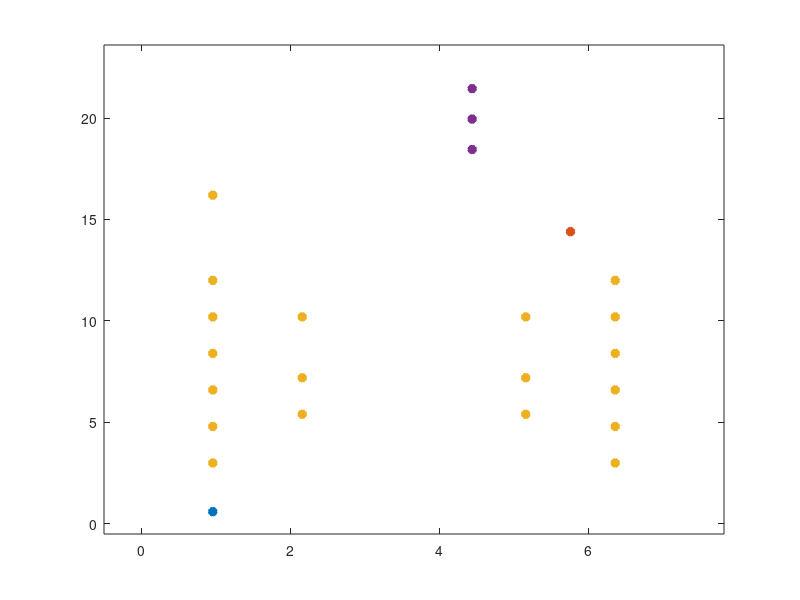
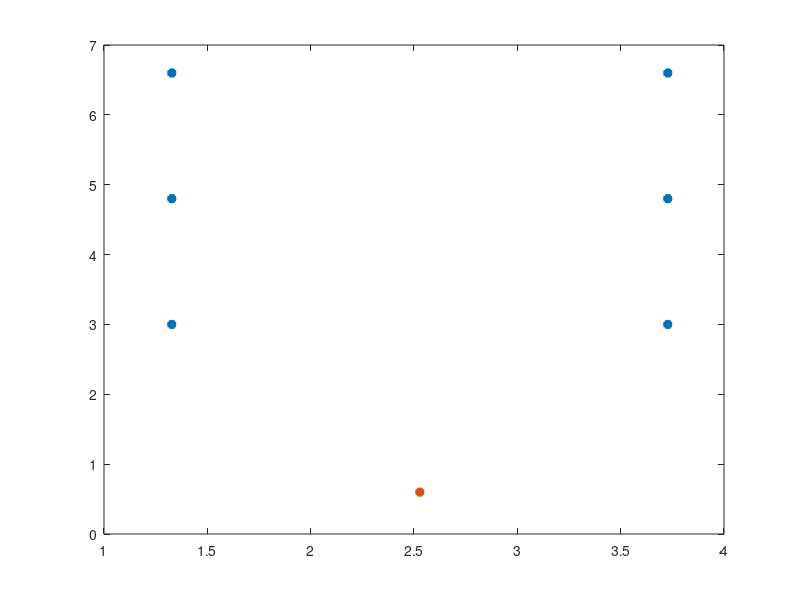
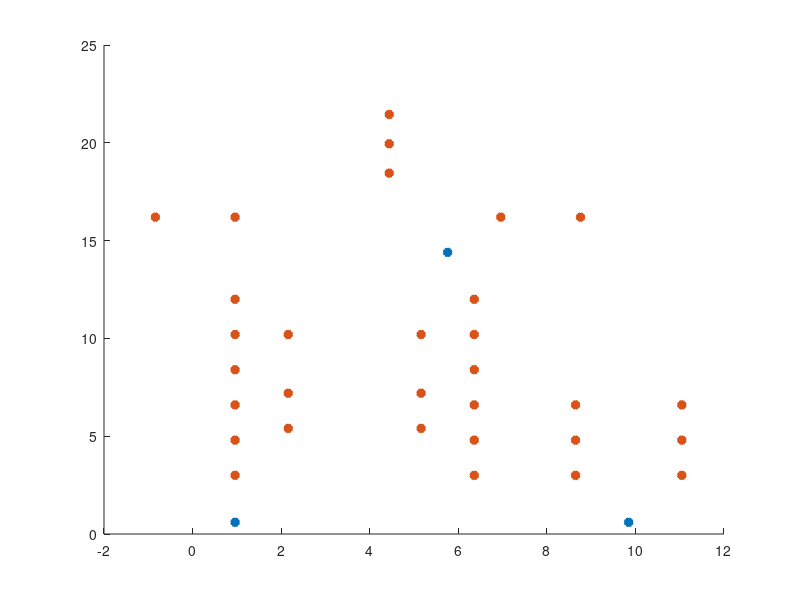

The MATLAB script that drew these images, in order: (Note: this script raises an error after producing the figures.)
close all
clc
clear

mkdir ("../../mat_files/")
mkdir ("../../mat_files/imdea_map")

%% Open area 2E


offset_x_izq_2E_open = 0.36;
offset_x_drch_2E_open = 0.36;

limit_x_2E_open = offset_x_izq_2E_open + 11 * 0.6 + offset_x_drch_2E_open;
limit_y_2E_open = 30 * 0.6;

RX_x_2E_open_1 = [1]*0.6 + offset_x_izq_2E_open;
RX_y_2E_open_1 = [1]*0.6;

RX_x_2E_open_2 = [9]*0.6 + offset_x_izq_2E_open;
RX_y_2E_open_2 = [24]*0.6;

points_y_2E_open = repmat(5:3:21,2,1);
points_x_2E_open = ones(size(points_y_2E_open)).*[1,10].';

points_y_2E_open = points_y_2E_open(:);
points_x_2E_open = points_x_2E_open(:);

points_y_2E_open_desk = repmat([9 12 17],2,1);
points_x_2E_open_desk = ones(size(points_y_2E_open_desk)).*[3 8].';

points_y_2E_open_desk = points_y_2E_open_desk(:);
points_x_2E_open_desk = points_x_2E_open_desk(:);

points_y_2E_office = [23 + 4;23 + 4];
points_x_2E_office = [1; -2];

points_y_2E_office2 = [23 + 4;23 + 4];
points_x_2E_office2 = [11; 14];

% points_y_2E_office = points_y_2E_office * 0.6;
% points_x_2E_office = (points_x_2E_office * 0.6) + offset_x_izq_2E_open;

points_y_2E_open = [points_y_2E_open;points_y_2E_open_desk;points_y_2E_office];
points_x_2E_open = [points_x_2E_open;points_x_2E_open_desk;points_x_2E_office];


points_y_2E_open = points_y_2E_open * 0.6;
points_x_2E_open = (points_x_2E_open * 0.6) + offset_x_izq_2E_open;

points_y_2E_office2 = points_y_2E_office2 * 0.6;
points_x_2E_office2 = (points_x_2E_office2 * 0.6) + offset_x_izq_2E_open;

figure('units','normalized','outerposition',[0 0 0.4 0.8])
prx1 = plot(RX_x_2E_open_1,RX_y_2E_open_1, "*", "LineWidth", 4)
hold on
prx2 = plot(RX_x_2E_open_2, RX_y_2E_open_2, "*", "LineWidth", 4)
p_points = plot(points_x_2E_open,points_y_2E_open, "*", "LineWidth", 4)


% corridor
% space between end of open arean and bathroom
% bathroom and space between bathroom and corridor
% limit_y_2E_corridor = 0.6 + (4.08 + 0.115) + 0.38 - 0.2;
limit_y_2E_corridor = (9*0.5) + 0.15 + (1.05 - 0.6);
limit_x_2E_corridor = 0;

limit_x_2E_open = limit_x_2E_open + limit_x_2E_corridor;
limit_y_2E_open = limit_y_2E_open + limit_y_2E_corridor;

points_y_2E_corridor = (30 * 0.6 + (1.05 - 0.6));
points_y_2E_corridor = points_y_2E_corridor:1.5:(points_y_2E_corridor + 1.5*2)
points_x_2E_corridor = (offset_x_izq_2E_open + 11 * 0.6 + offset_x_drch_2E_open) - (4 * 0.6 + 0.48);
points_x_2E_corridor = ones(1, length(points_y_2E_corridor)) * points_x_2E_corridor;
p_points = plot(points_x_2E_corridor,points_y_2E_corridor, "*", "LineWidth", 4)

xlim([-0.5 (limit_x_2E_open + 0.5)]);
ylim([-0.5 (limit_y_2E_open + 0.5)]);

%% Marconi

offset_x_izq_2E_marconi = 0.2;
offset_x_drch_2E_marconi = 0.488;

wall_x_offset_marconi = 0.6 - (offset_x_izq_2E_marconi + offset_x_drch_2E_open);

limit_x_2E_marconi = wall_x_offset_marconi + offset_x_izq_2E_marconi + (6 * 0.6) + offset_x_drch_2E_marconi;
limit_y_2E_marconi = 12 * 0.6;

points_y_marconi = repmat(5:3:11,2,1);
points_x_marconi = ones(size(points_y_marconi)).*[1,5].';

points_y_marconi = points_y_marconi(:);
points_x_marconi = points_x_marconi(:);

points_y_marconi = points_y_marconi * 0.6;
points_x_marconi = wall_x_offset_marconi + offset_x_izq_2E_marconi + (points_x_marconi * 0.6) + offset_x_drch_2E_marconi;

rx_x_marconi = 3;
rx_y_marconi = 1;

rx_y_marconi = rx_y_marconi * 0.6;
rx_x_marconi = wall_x_offset_marconi + offset_x_izq_2E_marconi + (rx_x_marconi * 0.6) + offset_x_drch_2E_marconi;


figure('units','normalized','outerposition',[0 0 0.4 0.8])
p_points = plot(points_x_marconi,points_y_marconi, "*", "LineWidth", 4)
hold on
p_points = plot(rx_x_marconi,rx_y_marconi, "*", "LineWidth", 4)

% hold on
% prx = plot(RX_x_2E_open_2, RX_y_2E_open_2, "*", "LineWidth", 4)


%% Join open area 2S with Marconi

points_x_marconi = points_x_marconi + limit_x_2E_open;
points_y_marconi = points_y_marconi + 0;

rx_x_marconi = rx_x_marconi + limit_x_2E_open;
rx_y_marconi = rx_y_marconi + 0;

points_x = [points_x_2E_open;points_x_marconi;points_x_2E_corridor.';points_x_2E_office2];
points_y = [points_y_2E_open;points_y_marconi;points_y_2E_corridor.';points_y_2E_office2];

% [43 52 54]
RX_x = [RX_x_2E_open_2;rx_x_marconi;RX_x_2E_open_1];
RX_y = [RX_y_2E_open_2;rx_y_marconi;RX_y_2E_open_1];

figure('units','normalized','outerposition',[0 0 0.4 0.8])
% p_points = plot(RX_x_2E_open_1,RX_y_2E_open_1, "*", "LineWidth", 4)
hold on
% prx = plot(RX_x_2E_open_2, RX_y_2E_open_2, "*", "LineWidth", 4)
% prx = plot(rx_x_marconi, rx_y_marconi, "*", "LineWidth", 4)
prx = plot(RX_x, RX_y, "*", "LineWidth", 4)


% p_points = plot(points_x_2E_open,points_y_2E_open, "*", "LineWidth", 4)
% p_points = plot(points_x_marconi,points_y_marconi, "*", "LineWidth", 4)
p_points = plot(points_x,points_y, "*", "LineWidth", 4)

text(points_x + 0.2, points_y + 0.2,string(1:length(points_x)))
% aps = miktrotik, asus CSI and asus FTM
aps_string = ["43-222-2", "52-223-4", "54-10-1"];
text(RX_x + 0.2, RX_y + 0.2,aps_string)

distances_RX = sqrt((points_x - RX_x.').^2 + (points_y - RX_y.').^2);
diff_RX_x = points_x - RX_x.';
diff_RX_y = points_y - RX_y.';
angles_RX = rad2deg(atan(diff_RX_x./diff_RX_y));


save("../../mat_files/imdea_map/data_distance_angle_true", "distances_RX", "angles_RX")
save("../../mat_files/imdea_map/points_coordinates", "points_x", "points_y")
save("../../mat_files/imdea_map/RX_coordinates", "RX_x", "RX_y")

savefig(figure(3), "../../mat_files/imdea_map/map")
% xlim([-0.5 (limit_x_2E_open + limit_x_2E_marconi + 0.5)]);
% ylim([-0.5 (limit_y_2E_open + 0.5)]);

% %% Corridor
% 
% offset_x_izq_corridor = 0.23;
% offset_x_drch_corridor = 0.35;
% 
% offset_y_below_corridor = 0.41;
% offset_y_above_corridor = 0.31 + 1.57;
% 
% 
% 
% 
% limit_x_corridor = offset_x_izq_corridor + 11 * 0.5 + offset_x_drch_corridor;
% limit_y_corridor = offset_y_below_corridor + 34 * 0.5 + offset_y_above_corridor;
% 
% points_y_corridor = 4:3:31;
% points_x_corridor = ones(1,length(points_y_corridor))*10;
% 
% points_x_corridor = offset_x_izq_corridor + points_x_corridor * 0.5;
% points_y_corridor = offset_y_below_corridor + points_y_corridor * 0.5;
% 
% RX_y_corridor = 4;
% RX_x_corridor = 2;
% 
% RX_x_corridor = offset_x_izq_corridor + RX_x_corridor * 0.5;
% RX_y_corridor = offset_y_below_corridor + RX_y_corridor * 0.5;
% 
% figure('units','normalized','outerposition',[0 0 0.4 0.8])
% p_points = plot(RX_x_corridor,RX_y_corridor, "*", "LineWidth", 4)
% hold on
% p_points = plot(points_x_corridor,points_y_corridor, "*", "LineWidth", 4)
% 
% %% Join corridor with open area 2E
% distance_y_corridor_2E_open = limit_y_corridor - limit_x_2E_open + offset_x_izq_2E_open;
% distance_x_corridor_2E_open = limit_x_corridor + limit_y_2E_open;
% 
% RX_y_2E_open_1_aux = RX_x_2E_open_1 + distance_y_corridor_2E_open;
% RX_x_2E_open_1 = -RX_y_2E_open_1 + distance_x_corridor_2E_open;
% RX_y_2E_open_1 = RX_y_2E_open_1_aux;
% 
% RX_y_2E_open_2_aux = RX_x_2E_open_2 + distance_y_corridor_2E_open;
% RX_x_2E_open_2 = -RX_y_2E_open_2 + distance_x_corridor_2E_open;
% RX_y_2E_open_2 = RX_y_2E_open_2_aux;
% 
% points_y_2E_open_aux = points_x_2E_open + distance_y_corridor_2E_open;
% points_x_2E_open = -points_y_2E_open + distance_x_corridor_2E_open;
% points_y_2E_open = points_y_2E_open_aux;
% 
% points_y_2E_office_aux = points_x_2E_office + distance_y_corridor_2E_open;
% points_x_2E_office = -points_y_2E_office + distance_x_corridor_2E_open;
% points_y_2E_office = points_y_2E_office_aux;
% 
% points_y_2E_corridor_aux = points_x_2E_corridor + distance_y_corridor_2E_open;
% points_x_2E_corridor = -points_y_2E_corridor + distance_x_corridor_2E_open;
% points_y_2E_corridor = points_y_2E_corridor_aux;
% 
% 
% 
% points_y_marconi_aux = points_x_marconi + distance_y_corridor_2E_open;
% points_x_marconi = -points_y_marconi + distance_x_corridor_2E_open;
% points_y_marconi = points_y_marconi_aux;
% 
% figure('units','normalized','outerposition',[0 0 0.4 0.8])
% prx1 = plot(RX_x_2E_open_1,RX_y_2E_open_1, "*", "LineWidth", 4)
% hold on
% prx2 = plot(RX_x_2E_open_2, RX_y_2E_open_2, "*", "LineWidth", 4)
% p_points = plot(RX_x_corridor,RX_y_corridor, "*", "LineWidth", 4)
% p_points = plot(points_x_2E_open,points_y_2E_open, "*", "LineWidth", 4)
% p_points = plot(points_x_corridor,points_y_corridor, "*", "LineWidth", 4)
% p_points = plot(points_x_marconi,points_y_marconi, "*", "LineWidth", 4)
% p_points = plot(points_x_2E_corridor,points_y_2E_corridor, "*", "LineWidth", 4)
% 
% 
% %% Open area 2S
% 
% offset_x_izq_2S_open = 0.12;
% offset_x_drch_2S_open = 0.12;
% 
% limit_x_2S_open = offset_x_izq_2S_open + 12 * 0.6 + offset_x_drch_2S_open;
% limit_y_2S_open = 30 * 0.6;
% 
% points_y_2S_open = repmat(5:3:23,2,1);
% points_x_2S_open = ones(size(points_y_2S_open)).*[1,11].';
% 
% points_y_2S_offices1 = [27,27];
% points_x_2S_offices1 = [13 16];
% 
% points_y_2S_offices2 = [22,22];
% points_x_2S_offices2 = 0 - [1,4];
% 
% points_y_2S_open = points_y_2S_open(:);
% points_x_2S_open = points_x_2S_open(:);
% 
% points_y_2S_offices2 = points_y_2S_offices2(:);
% points_x_2S_offices2 = points_x_2S_offices2(:);
% 
% points_y_2S_offices1 = points_y_2S_offices1(:);
% points_x_2S_offices1 = points_x_2S_offices1(:);
% 
% points_y_2S_open_desk = repmat([9 13 17],2,1);
% points_x_2S_open_desk = ones(size(points_y_2S_open_desk)).*[3 8].';
% 
% points_y_2S_open_desk = points_y_2S_open_desk(:);
% points_x_2S_open_desk = points_x_2S_open_desk(:);
% 
% 
% points_y_2S_open = [points_y_2S_open;points_y_2S_offices1;points_y_2S_offices2;points_y_2S_open_desk];
% points_x_2S_open = [points_x_2S_open;points_x_2S_offices1;points_x_2S_offices2;points_x_2S_open_desk];
% 
% points_y_2S_open = points_y_2S_open * 0.6;
% points_x_2S_open = points_x_2S_open * 0.6 + offset_x_izq_2S_open;
% 
% % points_y_2S_open = [points_y_2S_open;*0.6];
% % points_x_2S_open = [points_x_2S_open;points_x_2S_offices2*0.6];
% 
% RX_x_2S_open_1 = [6]*0.6 + offset_x_izq_2S_open;
% RX_y_2S_open_1 = [1]*0.6;
% 
% RX_x_2S_open_2 = [10]*0.6 + offset_x_izq_2S_open;
% RX_y_2S_open_2 = [27]*0.6;
% 
% 
% figure('units','normalized','outerposition',[0 0 0.4 0.8])
% p_points = plot(RX_x_2S_open_1,RX_y_2S_open_1, "r*", "LineWidth", 4)
% hold on
% prx = plot(RX_x_2S_open_2, RX_y_2S_open_2, "r*", "LineWidth", 4)
% p_points = plot(points_x_2S_open, points_y_2S_open, "b*", "LineWidth", 4)
% 
% % xlim([-0.5 (limit_x_2S_open + 0.5)]);
% % ylim([-0.5 (limit_y_2S_open + 0.5)]);
% 
% 
% 
% 
% 
% %% Join open area everything
% 
% total_area_x = 6.113 + 11 * 0.4 + 0.15 + 4.653;
% diff_corridor = 0.59;
% diff_area = 0.47;
% 
% limit_x_corridor - diff_corridor
% end_corridor_area = 4.653 + 0.47 - 0.59;
% start_corridor_area_x = total_area_x - limit_x_corridor - end_corridor_area;
% 
% offices_2S = (total_area_x - limit_x_2S_open)/2;
% 
% 
% 
% distance_x_2S_corridor = start_corridor_area_x - (offices_2S + offset_x_izq_2S_open)
% distance_y_2S_corridor = 0.1*2 + 0.17 + 0.17 + 11*0.4 + limit_y_2S_open
% 
% %% area
% distance_x_2S_area = total_area_x - offices_2S -offset_x_izq_2S_open - 4.653;
% distance_y_2S_area = limit_y_2S_open + 0.1;
% 
% point_x_area = [2 6 6 10];
% point_y_area = [7 7 2 2];
% 
% point_x_area = point_x_area * 0.4 + 0.15;
% point_y_area = point_y_area * 0.4 + 0.17;
% 
% point_y_area_aux = point_x_area + distance_y_2S_area;
% point_x_area = -point_y_area + distance_x_2S_area
% point_y_area = point_y_area_aux;
% 
% 
% 
% % 2E
% RX_x_2E_open_1 = RX_x_2E_open_1 + distance_x_2S_corridor;
% RX_y_2E_open_1 = RX_y_2E_open_1 + distance_y_2S_corridor;
% 
% RX_x_2E_open_2 = RX_x_2E_open_2 + distance_x_2S_corridor;
% RX_y_2E_open_2 = RX_y_2E_open_2 + distance_y_2S_corridor;
% 
% RX_x_corridor = RX_x_corridor + distance_x_2S_corridor;
% RX_y_corridor = RX_y_corridor + distance_y_2S_corridor;
% 
% 
% points_x_2E_open = points_x_2E_open + distance_x_2S_corridor;
% points_y_2E_open = points_y_2E_open + distance_y_2S_corridor;
% 
% points_x_2E_office = points_x_2E_office + distance_x_2S_corridor;
% points_y_2E_office = points_y_2E_office + distance_y_2S_corridor;
% 
% 
% points_x_corridor = points_x_corridor + distance_x_2S_corridor;
% points_y_corridor = points_y_corridor + distance_y_2S_corridor;
% 
% points_x_marconi = points_x_marconi + distance_x_2S_corridor;
% points_y_marconi = points_y_marconi + distance_y_2S_corridor;
% 
% points_x_2E_corridor = points_x_2E_corridor + distance_x_2S_corridor;
% points_y_2E_corridor = points_y_2E_corridor + distance_y_2S_corridor;
% 
% prx1 = plot(RX_x_2E_open_1,RX_y_2E_open_1, "r*", "LineWidth", 4)
% prx2 = plot(RX_x_2E_open_2, RX_y_2E_open_2, "r*", "LineWidth", 4)
% p_points = plot(RX_x_corridor,RX_y_corridor, "r*", "LineWidth", 4)
% p_points = plot(points_x_2E_open,points_y_2E_open, "b*", "LineWidth", 4)
% p_points = plot(points_x_corridor,points_y_corridor, "b*", "LineWidth", 4)
% p_points = plot(points_x_marconi,points_y_marconi, "b*", "LineWidth", 4)
% p_points = plot(points_x_2E_corridor,points_y_2E_corridor, "b*", "LineWidth", 4)
% p_points = plot(point_x_area,point_y_area, "b*", "LineWidth", 4)
% p_points = plot(points_x_2E_office,points_y_2E_office, "b*", "LineWidth", 4)
% 
% 
% 
% limit_y = distance_y_2S_corridor + distance_y_corridor_2E_open + limit_x_2E_marconi + limit_x_2E_open
% limit_x = distance_x_2S_corridor + distance_x_corridor_2E_open
% 
% % xlim([-5 (limit_x + 0.5)])
% % ylim([-0.5 (limit_y + 0.5)])
% 
% fig = figure(6);
% fig.CurrentAxes
% ax = gca;
% ax.Position
% ax.XLim
% 
% position_aux = ax.Position
% ratio = ax.XLim(2)/ax.YLim(2)
% ax.Position(3) = ax.Position(4) * ratio
% 
% RX_x = [RX_x_2E_open_1;RX_x_2E_open_2;RX_x_corridor;RX_x_2S_open_1;RX_x_2S_open_2];
% RX_y = [RX_y_2E_open_1;RX_y_2E_open_2;RX_y_corridor;RX_y_2S_open_1;RX_y_2S_open_2];
% 
% points_x = [points_x_2E_open;points_x_marconi;points_x_2E_corridor.';points_x_corridor.';point_x_area.';points_x_2S_open;points_x_2E_office];
% points_y = [points_y_2E_open;points_y_marconi;points_y_2E_corridor.';points_y_corridor.';point_y_area.';points_y_2S_open;points_y_2E_office];
% 
% RX_x = RX_x([4,3,2,5,1]);
% RX_y = RX_y([4,3,2,5,1]);
% 
% fig_2 = figure('units','normalized','outerposition',[0 0 0.4 0.8])
% prx1 = plot(RX_x,RX_y, "r*", "LineWidth", 4)
% hold on
% p_points = plot(points_x,points_y, "b*", "LineWidth", 4)
% 
% text(points_x + 0.2, points_y + 0.2,string(1:length(points_x)))
% text(RX_x + 0.2, RX_y + 0.2,string([4,5,6,7,10]))
% 
% distances_RX = sqrt((points_x - RX_x.').^2 + (points_y - RX_y.').^2);
% diff_RX_x = points_x - RX_x.';
% diff_RX_y = points_y - RX_y.';
% angles_RX = rad2deg(atan(diff_RX_x./diff_RX_y));
% angles_RX_2 = rad2deg(atan(diff_RX_y./diff_RX_x));
% 
% angles_RX(:,[3 5]) = angles_RX_2(:,[3 5]);
% angles_RX(:,2) = rad2deg(atan((-1)*diff_RX_y(:,2)./diff_RX_x(:,2)));
% angles_RX(45:2:57,2) = angles_RX(45:2:57,2)*(-1);
% 
% mkdir("../../mat_files/Data_True");
% 
% save("../../mat_files/Data_True/data_distance_angle_true", "angles_RX", "distances_RX")
% save("../../mat_files/Data_True/points_coordinates", "points_x", "points_y")
% save("../../mat_files/Data_True/RX_coordinates", "RX_x", "RX_y")
% 
% % fig_2.CurrentAxes
% % ax = gca;
% % ax.Position
% % ax.XLim
% % 
% % position_aux = ax.Position
% % ratio = ax.XLim(2)/ax.YLim(2)
% % ax.Position(3) = ax.Position(4) * ratio
% 
% print(fig, "Map_Floop_Plan", "-dpng")
% 
% area_m2 = distance_y_2S_corridor * (limit_x_2S_open + offices_2S) + (limit_y_corridor * limit_x_corridor) + (limit_y_2E_open * (limit_x_2E_corridor + limit_x_2E_marconi*2))